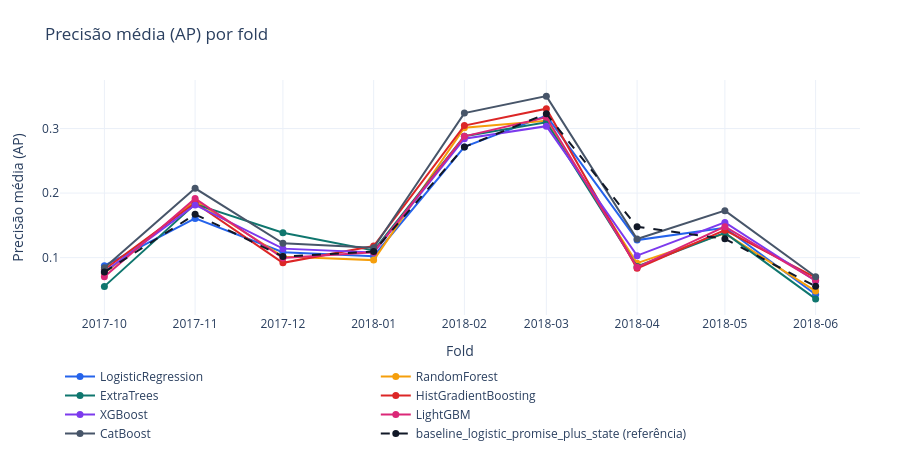
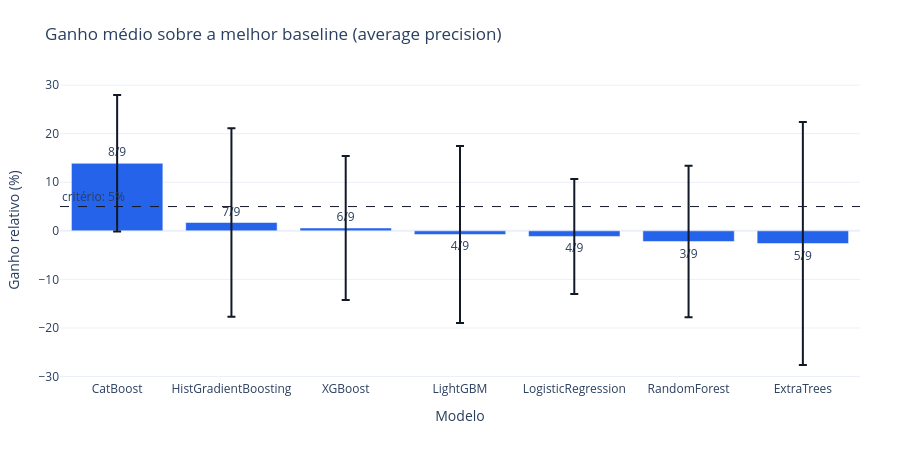

The cell these charts' notebook holds for them, in order:
### Markdown cell above
## 6. Resultado do desenvolvimento

O critério de seleção foi aprovado antes da execução (P-01). Um modelo torna-se candidato quando o ganho relativo médio sobre a melhor baseline atinge ao menos 5% em AP, na classificação, ou 3% em MAE, na regressão, e o modelo vence essa baseline em pelo menos 75% dos folds, o que equivale a sete dos nove folds do desenvolvimento. Para a classificação, o ganho relativo é

$$G_m = \frac{\overline{AP}_m - \overline{AP}_b}{\overline{AP}_b}$$

Onde:

- $G_m$: ganho relativo médio do modelo $m$ sobre a melhor baseline;
- $\overline{AP}_m$: média da AP do modelo $m$ nos folds de validação;
- $\overline{AP}_b$: média da AP da melhor baseline $b$, definida como a baseline de maior AP média nos mesmos folds.

O ganho é positivo quando o modelo supera a melhor baseline na média dos folds, e a contagem de folds vencidos mede a consistência dessa vantagem. Entre os modelos comparados está o CatBoost (Prokhorenkova et al., 2018). A tabela traz as métricas médias e o número de folds vencidos. O primeiro gráfico mostra a AP de cada modelo em cada fold, com a melhor baseline tracejada, e o segundo mostra o ganho médio de cada modelo com a linha do critério.

### Code cell
from ecom_delivery_sla import tournament_summary
from ecom_delivery_sla_viz import plot_gain_over_baseline, plot_metric_by_fold

classification_summary = tournament_summary(classification_results)
summary_columns = [
    "model",
    "n_folds",
    "average_precision_mean",
    "average_precision_std",
    "average_precision_gain_vs_baseline",
    "average_precision_folds_won",
    "average_precision_best_baseline",
    "ece_10bins_mean",
    "fit_seconds_mean",
]
display(classification_summary[[c for c in summary_columns if c in classification_summary.columns]])

candidates = classification_summary.loc[~classification_summary["is_baseline"], "model"].tolist()
best_baseline = classification_summary["average_precision_best_baseline"].replace("", pd.NA).dropna().iloc[0]
plot_metric_by_fold(
    classification_results,
    fold_col="fold",
    model_col="model",
    metric_col="average_precision",
    reference=best_baseline,
    models=candidates,
    language=LANG,
).show()
plot_gain_over_baseline(classification_summary, metric="average_precision", threshold=0.05, fold_results=classification_results, language=LANG).show()

### Figure 1 — Plotly figure (JSON) as saved in the notebook; plotly's stock layout.template omitted (floating-point values rounded to 4 significant figures)
{"data": [{"hovertemplate": "LogisticRegression<br>Fold %{x}: %{y:.4f}<extra></extra>", "line": {"color": "#2563EB", "dash": "solid"}, "marker": {"size": 7}, "mode": "lines+markers", "name": "LogisticRegression", "type": "scatter", "x": ["2017-10", "2017-11", "2017-12", "2018-01", "2018-02", "2018-03", "2018-04", "2018-05", "2018-06"], "y": [0.08747, 0.1608, 0.1084, 0.1022, 0.2715, 0.32, 0.1272, 0.1462, 0.04287]}, {"hovertemplate": "RandomForest<br>Fold %{x}: %{y:.4f}<extra></extra>", "line": {"color": "#F59E0B", "dash": "solid"}, "marker": {"size": 7}, "mode": "lines+markers", "name": "RandomForest", "type": "scatter", "x": ["2017-10", "2017-11", "2017-12", "2018-01", "2018-02", "2018-03", "2018-04", "2018-05", "2018-06"], "y": [0.07582, 0.1882, 0.1015, 0.09615, 0.3013, 0.312, 0.09141, 0.1376, 0.04815]}, {"hovertemplate": "ExtraTrees<br>Fold %{x}: %{y:.4f}<extra></extra>", "line": {"color": "#0F766E", "dash": "solid"}, "marker": {"size": 7}, "mode": "lines+markers", "name": "ExtraTrees", "type": "scatter", "x": ["2017-10", "2017-11", "2017-12", "2018-01", "2018-02", "2018-03", "2018-04", "2018-05", "2018-06"], "y": [0.05546, 0.183, 0.1386, 0.111, 0.288, 0.3096, 0.08638, 0.1384, 0.0361]}, {"hovertemplate": "HistGradientBoosting<br>Fold %{x}: %{y:.4f}<extra></extra>", "line": {"color": "#DC2626", "dash": "solid"}, "marker": {"size": 7}, "mode": "lines+markers", "name": "HistGradientBoosting", "type": "scatter", "x": ["2017-10", "2017-11", "2017-12", "2018-01", "2018-02", "2018-03", "2018-04", "2018-05", "2018-06"], "y": [0.08151, 0.1846, 0.09193, 0.1179, 0.3046, 0.3307, 0.08339, 0.1425, 0.06906]}, {"hovertemplate": "XGBoost<br>Fold %{x}: %{y:.4f}<extra></extra>", "line": {"color": "#7C3AED", "dash": "solid"}, "marker": {"size": 7}, "mode": "lines+markers", "name": "XGBoost", "type": "scatter", "x": ["2017-10", "2017-11", "2017-12", "2018-01", "2018-02", "2018-03", "2018-04", "2018-05", "2018-06"], "y": [0.07773, 0.1816, 0.1139, 0.1081, 0.2843, 0.3037, 0.103, 0.1546, 0.06382]}, {"hovertemplate": "LightGBM<br>Fold %{x}: %{y:.4f}<extra></extra>", "line": {"color": "#DB2777", "dash": "solid"}, "marker": {"size": 7}, "mode": "lines+markers", "name": "LightGBM", "type": "scatter", "x": ["2017-10", "2017-11", "2017-12", "2018-01", "2018-02", "2018-03", "2018-04", "2018-05", "2018-06"], "y": [0.07024, 0.1915, 0.09927, 0.1083, 0.2879, 0.3173, 0.08498, 0.148, 0.06482]}, {"hovertemplate": "CatBoost<br>Fold %{x}: %{y:.4f}<extra></extra>", "line": {"color": "#475569", "dash": "solid"}, "marker": {"size": 7}, "mode": "lines+markers", "name": "CatBoost", "type": "scatter", "x": ["2017-10", "2017-11", "2017-12", "2018-01", "2018-02", "2018-03", "2018-04", "2018-05", "2018-06"], "y": [0.08422, 0.2074, 0.1222, 0.1152, 0.3239, 0.3502, 0.1288, 0.1728, 0.07032]}, {"hovertemplate": "baseline_logistic_promise_plus_state<br>Fold %{x}: %{y:.4f}<extra></extra>", "line": {"color": "#111827", "dash": "dash"}, "marker": {"size": 7}, "mode": "lines+markers", "name": "baseline_logistic_promise_plus_state (referência)", "type": "scatter", "x": ["2017-10", "2017-11", "2017-12", "2018-01", "2018-02", "2018-03", "2018-04", "2018-05", "2018-06"], "y": [0.07767, 0.1671, 0.1018, 0.1096, 0.2714, 0.3229, 0.1478, 0.129, 0.05547]}], "layout": {"height": 460, "legend": {"orientation": "h", "y": -0.2}, "margin": {"b": 60, "l": 60, "r": 40, "t": 80}, "title": {"text": "Precisão média (AP) por fold"}, "xaxis": {"tickmode": "array", "ticktext": ["2017-10", "2017-11", "2017-12", "2018-01", "2018-02", "2018-03", "2018-04", "2018-05", "2018-06"], "tickvals": ["2017-10", "2017-11", "2017-12", "2018-01", "2018-02", "2018-03", "2018-04", "2018-05", "2018-06"], "title": {"text": "Fold"}}, "yaxis": {"title": {"text": "Precisão média (AP)"}}}}

### Figure 2 — Plotly figure (JSON) as saved in the notebook; plotly's stock layout.template omitted (floating-point values rounded to 4 significant figures)
{"data": [{"cliponaxis": false, "error_y": {"array": [14.06, 19.39, 14.81, 18.21, 11.85, 15.61, 25.02], "color": "#111827", "type": "data"}, "hovertemplate": "%{x}<br>%{y:.2f}%<br>folds vencidos: %{text}<extra></extra>", "marker": {"color": "#2563EB"}, "name": "average precision", "showlegend": false, "text": ["8/9", "7/9", "6/9", "4/9", "4/9", "3/9", "5/9"], "textposition": "outside", "type": "bar", "x": ["CatBoost", "HistGradientBoosting", "XGBoost", "LightGBM", "LogisticRegression", "RandomForest", "ExtraTrees"], "y": [13.91, 1.713, 0.584, -0.7537, -1.153, -2.206, -2.617]}], "layout": {"annotations": [{"showarrow": false, "text": "critério: 5%", "x": 0, "xanchor": "left", "xref": "x domain", "y": 5, "yanchor": "bottom", "yref": "y"}], "height": 460, "margin": {"b": 80, "l": 60, "r": 40, "t": 80}, "shapes": [{"line": {"color": "#111827", "dash": "dash", "width": 1}, "type": "line", "x0": 0, "x1": 1, "xref": "x domain", "y0": 5, "y1": 5, "yref": "y"}], "title": {"text": "Ganho médio sobre a melhor baseline (average precision)"}, "xaxis": {"title": {"text": "Modelo"}}, "yaxis": {"title": {"text": "Ganho relativo (%)"}, "zeroline": true}}}
